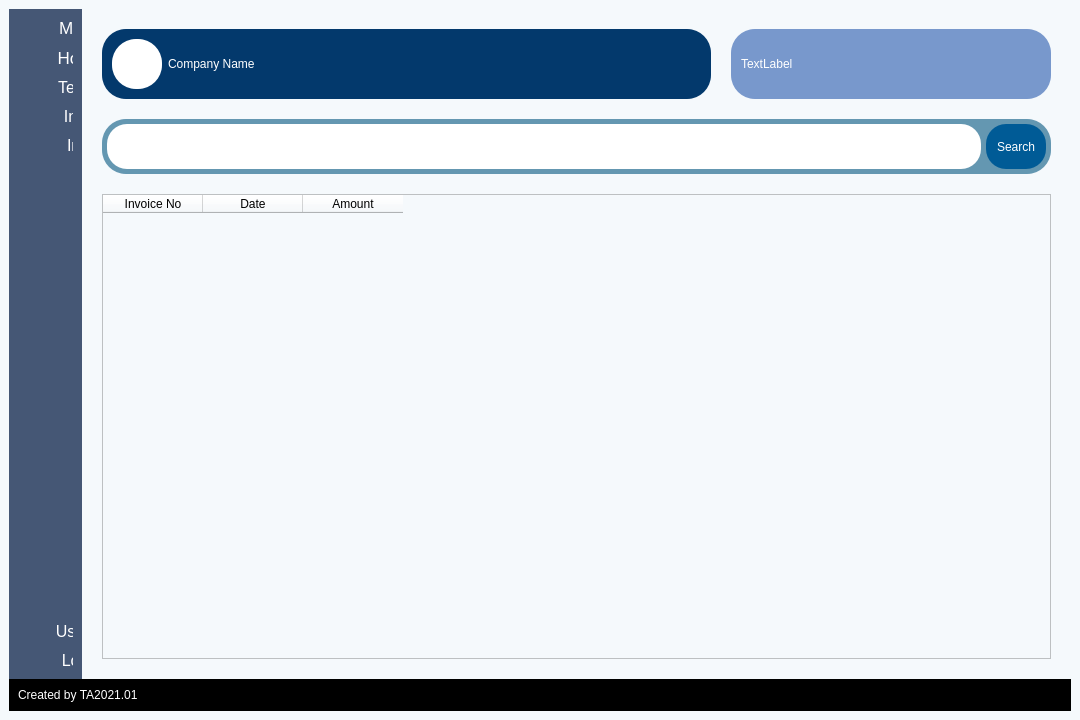
<?xml version="1.0" encoding="UTF-8"?>
<ui version="4.0">
 <class>MainWindow</class>
 <widget class="QMainWindow" name="MainWindow">
  <property name="geometry">
   <rect>
    <x>0</x>
    <y>0</y>
    <width>1080</width>
    <height>720</height>
   </rect>
  </property>
  <property name="windowTitle">
   <string>MainWindow</string>
  </property>
  <widget class="QWidget" name="centralwidget">
   <property name="styleSheet">
    <string notr="true">background-color: rgb(245, 249, 252);</string>
   </property>
   <layout class="QVBoxLayout" name="verticalLayout">
    <property name="spacing">
     <number>0</number>
    </property>
    <item>
     <layout class="QHBoxLayout" name="horizontalLayout">
      <property name="spacing">
       <number>20</number>
      </property>
      <item>
       <widget class="QWidget" name="leftbar" native="true">
        <property name="sizePolicy">
         <sizepolicy hsizetype="Fixed" vsizetype="Preferred">
          <horstretch>0</horstretch>
          <verstretch>0</verstretch>
         </sizepolicy>
        </property>
        <property name="styleSheet">
         <string notr="true">background-color: rgb(69, 87, 117);</string>
        </property>
        <layout class="QHBoxLayout" name="sidebar">
         <property name="spacing">
          <number>0</number>
         </property>
         <item>
          <widget class="QWidget" name="sidebar_ext" native="true">
           <property name="sizePolicy">
            <sizepolicy hsizetype="Preferred" vsizetype="Preferred">
             <horstretch>0</horstretch>
             <verstretch>0</verstretch>
            </sizepolicy>
           </property>
           <property name="minimumSize">
            <size>
             <width>0</width>
             <height>0</height>
            </size>
           </property>
           <property name="maximumSize">
            <size>
             <width>55</width>
             <height>16777215</height>
            </size>
           </property>
           <layout class="QVBoxLayout" name="verticalLayout_3">
            <property name="leftMargin">
             <number>0</number>
            </property>
            <property name="topMargin">
             <number>0</number>
            </property>
            <property name="rightMargin">
             <number>0</number>
            </property>
            <property name="bottomMargin">
             <number>0</number>
            </property>
            <item>
             <layout class="QVBoxLayout" name="sidebar_btn">
              <property name="spacing">
               <number>10</number>
              </property>
              <item>
               <widget class="QPushButton" name="menu">
                <property name="minimumSize">
                 <size>
                  <width>130</width>
                  <height>0</height>
                 </size>
                </property>
                <property name="font">
                 <font>
                  <pointsize>13</pointsize>
                 </font>
                </property>
                <property name="cursor">
                 <cursorShape>PointingHandCursor</cursorShape>
                </property>
                <property name="styleSheet">
                 <string notr="true">QPushButton#menu:hover {
	background-color: rgb(200, 200, 200);
}
QPushButton#menu{
	color: rgb(255, 255, 255);
	padding-left: -10px;
	border: none;
}</string>
                </property>
                <property name="text">
                 <string> Menu</string>
                </property>
                <property name="icon">
                 <iconset>
                  <normaloff>icon/menu.png</normaloff>icon/menu.png</iconset>
                </property>
                <property name="iconSize">
                 <size>
                  <width>40</width>
                  <height>40</height>
                 </size>
                </property>
               </widget>
              </item>
              <item>
               <widget class="QPushButton" name="home">
                <property name="minimumSize">
                 <size>
                  <width>130</width>
                  <height>0</height>
                 </size>
                </property>
                <property name="font">
                 <font>
                  <pointsize>13</pointsize>
                 </font>
                </property>
                <property name="styleSheet">
                 <string notr="true">QPushButton#home:hover {
	background-color: rgb(200, 200, 200);
}
QPushButton#home{
	color: rgb(255, 255, 255);
	padding-left: -10px;
	border: none;
}</string>
                </property>
                <property name="text">
                 <string> Home</string>
                </property>
                <property name="icon">
                 <iconset>
                  <normaloff>icon/home.png</normaloff>icon/home.png</iconset>
                </property>
                <property name="iconSize">
                 <size>
                  <width>40</width>
                  <height>40</height>
                 </size>
                </property>
               </widget>
              </item>
              <item>
               <widget class="QPushButton" name="temp">
                <property name="minimumSize">
                 <size>
                  <width>130</width>
                  <height>0</height>
                 </size>
                </property>
                <property name="font">
                 <font>
                  <pointsize>12</pointsize>
                 </font>
                </property>
                <property name="styleSheet">
                 <string notr="true">QPushButton#temp:hover {
	background-color: rgb(200, 200, 200);
}
QPushButton#temp{
	color: rgb(255, 255, 255);
	padding-left: -15px;
	border: none;
}

</string>
                </property>
                <property name="text">
                 <string> Temp</string>
                </property>
                <property name="icon">
                 <iconset>
                  <normaloff>icon/temp.png</normaloff>icon/temp.png</iconset>
                </property>
                <property name="iconSize">
                 <size>
                  <width>40</width>
                  <height>40</height>
                 </size>
                </property>
               </widget>
              </item>
              <item>
               <widget class="QPushButton" name="invoice">
                <property name="minimumSize">
                 <size>
                  <width>130</width>
                  <height>0</height>
                 </size>
                </property>
                <property name="font">
                 <font>
                  <pointsize>12</pointsize>
                 </font>
                </property>
                <property name="styleSheet">
                 <string notr="true">QPushButton#invoice:hover {
	background-color: rgb(200, 200, 200);
}
QPushButton#invoice{
	color: rgb(255, 255, 255);
	padding-left: 8px;
	border: none;
}</string>
                </property>
                <property name="text">
                 <string> Invoice</string>
                </property>
                <property name="icon">
                 <iconset>
                  <normaloff>icon/invoice.png</normaloff>icon/invoice.png</iconset>
                </property>
                <property name="iconSize">
                 <size>
                  <width>40</width>
                  <height>40</height>
                 </size>
                </property>
               </widget>
              </item>
              <item>
               <widget class="QPushButton" name="inventory">
                <property name="minimumSize">
                 <size>
                  <width>130</width>
                  <height>0</height>
                 </size>
                </property>
                <property name="font">
                 <font>
                  <pointsize>12</pointsize>
                 </font>
                </property>
                <property name="styleSheet">
                 <string notr="true">QPushButton#inventory:hover {
	background-color: rgb(200, 200, 200);
}
QPushButton#inventory{
	color: rgb(255, 255, 255);
	padding-left: 25px;
	border: none;
}</string>
                </property>
                <property name="text">
                 <string>  Inventory</string>
                </property>
                <property name="icon">
                 <iconset>
                  <normaloff>icon/inventory.png</normaloff>icon/inventory.png</iconset>
                </property>
                <property name="iconSize">
                 <size>
                  <width>40</width>
                  <height>40</height>
                 </size>
                </property>
               </widget>
              </item>
              <item>
               <widget class="QLabel" name="label">
                <property name="sizePolicy">
                 <sizepolicy hsizetype="Preferred" vsizetype="Preferred">
                  <horstretch>0</horstretch>
                  <verstretch>0</verstretch>
                 </sizepolicy>
                </property>
                <property name="minimumSize">
                 <size>
                  <width>0</width>
                  <height>0</height>
                 </size>
                </property>
                <property name="text">
                 <string/>
                </property>
               </widget>
              </item>
              <item>
               <widget class="QPushButton" name="user">
                <property name="minimumSize">
                 <size>
                  <width>130</width>
                  <height>0</height>
                 </size>
                </property>
                <property name="font">
                 <font>
                  <pointsize>12</pointsize>
                 </font>
                </property>
                <property name="styleSheet">
                 <string notr="true">QPushButton#user:hover {
	background-color: rgb(200, 200, 200);
}
QPushButton#user{
	color: rgb(255, 255, 255);
	padding-left: -25px;
	border: none;
}</string>
                </property>
                <property name="text">
                 <string> User</string>
                </property>
                <property name="icon">
                 <iconset>
                  <normaloff>icon/user.png</normaloff>icon/user.png</iconset>
                </property>
                <property name="iconSize">
                 <size>
                  <width>40</width>
                  <height>40</height>
                 </size>
                </property>
               </widget>
              </item>
              <item>
               <widget class="QPushButton" name="logout">
                <property name="minimumSize">
                 <size>
                  <width>130</width>
                  <height>0</height>
                 </size>
                </property>
                <property name="sizeIncrement">
                 <size>
                  <width>1</width>
                  <height>0</height>
                 </size>
                </property>
                <property name="font">
                 <font>
                  <pointsize>12</pointsize>
                 </font>
                </property>
                <property name="styleSheet">
                 <string notr="true">QPushButton#logout:hover {
	background-color: rgb(200, 200, 200);
}
QPushButton#logout{
	color: rgb(255, 255, 255);
	padding-left: 10px;
	border: none;
}</string>
                </property>
                <property name="text">
                 <string> Log Out</string>
                </property>
                <property name="icon">
                 <iconset>
                  <normaloff>icon/logout.png</normaloff>icon/logout.png</iconset>
                </property>
                <property name="iconSize">
                 <size>
                  <width>40</width>
                  <height>40</height>
                 </size>
                </property>
               </widget>
              </item>
             </layout>
            </item>
           </layout>
          </widget>
         </item>
        </layout>
       </widget>
      </item>
      <item>
       <layout class="QVBoxLayout" name="verticalLayout_2">
        <property name="spacing">
         <number>20</number>
        </property>
        <property name="topMargin">
         <number>20</number>
        </property>
        <property name="rightMargin">
         <number>20</number>
        </property>
        <property name="bottomMargin">
         <number>20</number>
        </property>
        <item>
         <layout class="QHBoxLayout" name="horizontalLayout_2">
          <property name="spacing">
           <number>20</number>
          </property>
          <property name="leftMargin">
           <number>0</number>
          </property>
          <property name="topMargin">
           <number>0</number>
          </property>
          <item>
           <widget class="QWidget" name="horizontalWidget_5" native="true">
            <property name="styleSheet">
             <string notr="true">background-color: rgb(3,57,108);
color: rgb(255, 255, 255);
border-radius: 24px;</string>
            </property>
            <layout class="QHBoxLayout" name="company">
             <property name="leftMargin">
              <number>10</number>
             </property>
             <property name="topMargin">
              <number>10</number>
             </property>
             <property name="rightMargin">
              <number>10</number>
             </property>
             <property name="bottomMargin">
              <number>10</number>
             </property>
             <item>
              <widget class="QLabel" name="company_logo">
               <property name="minimumSize">
                <size>
                 <width>50</width>
                 <height>0</height>
                </size>
               </property>
               <property name="styleSheet">
                <string notr="true">background-color: rgb(255, 255, 255);</string>
               </property>
               <property name="text">
                <string>Logo</string>
               </property>
               <property name="alignment">
                <set>Qt::AlignCenter</set>
               </property>
              </widget>
             </item>
             <item>
              <widget class="QLabel" name="label_3">
               <property name="sizePolicy">
                <sizepolicy hsizetype="Expanding" vsizetype="Minimum">
                 <horstretch>0</horstretch>
                 <verstretch>0</verstretch>
                </sizepolicy>
               </property>
               <property name="minimumSize">
                <size>
                 <width>0</width>
                 <height>50</height>
                </size>
               </property>
               <property name="text">
                <string>Company Name</string>
               </property>
              </widget>
             </item>
            </layout>
           </widget>
          </item>
          <item>
           <widget class="QWidget" name="waktu" native="true">
            <property name="minimumSize">
             <size>
              <width>320</width>
              <height>0</height>
             </size>
            </property>
            <property name="styleSheet">
             <string notr="true">background-color: rgb(120,152,204);
color: rgb(255, 255, 255);
border-radius: 24px;</string>
            </property>
            <layout class="QHBoxLayout" name="horizontalLayout_5">
             <property name="leftMargin">
              <number>10</number>
             </property>
             <property name="topMargin">
              <number>10</number>
             </property>
             <property name="rightMargin">
              <number>10</number>
             </property>
             <property name="bottomMargin">
              <number>10</number>
             </property>
             <item>
              <widget class="QLabel" name="clock">
               <property name="sizePolicy">
                <sizepolicy hsizetype="Preferred" vsizetype="Minimum">
                 <horstretch>0</horstretch>
                 <verstretch>0</verstretch>
                </sizepolicy>
               </property>
               <property name="minimumSize">
                <size>
                 <width>0</width>
                 <height>50</height>
                </size>
               </property>
               <property name="autoFillBackground">
                <bool>false</bool>
               </property>
               <property name="styleSheet">
                <string notr="true"/>
               </property>
               <property name="text">
                <string>TextLabel</string>
               </property>
              </widget>
             </item>
            </layout>
           </widget>
          </item>
         </layout>
        </item>
        <item>
         <widget class="QFrame" name="data_func">
          <property name="minimumSize">
           <size>
            <width>640</width>
            <height>55</height>
           </size>
          </property>
          <property name="maximumSize">
           <size>
            <width>16777215</width>
            <height>55</height>
           </size>
          </property>
          <property name="styleSheet">
           <string notr="true">background-color: rgb(100,151,177);
border-radius: 24px;</string>
          </property>
          <property name="frameShape">
           <enum>QFrame::StyledPanel</enum>
          </property>
          <property name="frameShadow">
           <enum>QFrame::Raised</enum>
          </property>
          <layout class="QHBoxLayout" name="horizontalLayout_3">
           <property name="spacing">
            <number>5</number>
           </property>
           <property name="leftMargin">
            <number>5</number>
           </property>
           <property name="topMargin">
            <number>5</number>
           </property>
           <property name="rightMargin">
            <number>5</number>
           </property>
           <property name="bottomMargin">
            <number>5</number>
           </property>
           <item>
            <widget class="QWidget" name="horizontalWidget" native="true">
             <property name="styleSheet">
              <string notr="true">background-color: rgb(255, 255, 255);
color: rgb(1,31,75);
border-radius: 20px;</string>
             </property>
             <layout class="QHBoxLayout" name="horizontalLayout_8">
              <item>
               <widget class="QLineEdit" name="searchbar">
                <property name="sizePolicy">
                 <sizepolicy hsizetype="Expanding" vsizetype="Fixed">
                  <horstretch>0</horstretch>
                  <verstretch>0</verstretch>
                 </sizepolicy>
                </property>
                <property name="font">
                 <font>
                  <pointsize>10</pointsize>
                 </font>
                </property>
                <property name="styleSheet">
                 <string notr="true">background-color: rgb(255, 255, 255);
color: rgb(1,31,75);
border-radius: 20px;</string>
                </property>
               </widget>
              </item>
             </layout>
            </widget>
           </item>
           <item>
            <widget class="QPushButton" name="btn_add">
             <property name="sizePolicy">
              <sizepolicy hsizetype="Preferred" vsizetype="Fixed">
               <horstretch>0</horstretch>
               <verstretch>0</verstretch>
              </sizepolicy>
             </property>
             <property name="minimumSize">
              <size>
               <width>60</width>
               <height>45</height>
              </size>
             </property>
             <property name="styleSheet">
              <string notr="true">QPushButton#btn_add{
	background-color: rgb(0,91,150);
	color: rgb(255, 255, 255);
	border-radius: 20px;
}

QPushButton#btn_add:hover {
	background-color: rgb(179,205,224);
	color: rgb(1,31,75);
}

QPushButton#btn_add:pressed {
    background-color: rgb(1,31,75); 
	color: rgb(255, 255, 255);
}  </string>
             </property>
             <property name="text">
              <string>Search</string>
             </property>
            </widget>
           </item>
          </layout>
         </widget>
        </item>
        <item>
         <widget class="QTableWidget" name="data_item">
          <column>
           <property name="text">
            <string>Invoice No</string>
           </property>
          </column>
          <column>
           <property name="text">
            <string>Date</string>
           </property>
          </column>
          <column>
           <property name="text">
            <string>Amount</string>
           </property>
          </column>
         </widget>
        </item>
       </layout>
      </item>
     </layout>
    </item>
    <item>
     <widget class="QWidget" name="widget_2" native="true">
      <property name="styleSheet">
       <string notr="true">background-color: rgb(0, 0, 0);
color: rgb(255, 255, 255);</string>
      </property>
      <layout class="QHBoxLayout" name="horizontalLayout_6">
       <item>
        <widget class="QLabel" name="credit">
         <property name="sizePolicy">
          <sizepolicy hsizetype="Preferred" vsizetype="Fixed">
           <horstretch>0</horstretch>
           <verstretch>0</verstretch>
          </sizepolicy>
         </property>
         <property name="text">
          <string>Created by TA2021.01</string>
         </property>
        </widget>
       </item>
      </layout>
     </widget>
    </item>
   </layout>
  </widget>
 </widget>
 <resources>
  <include location="icon/icons.qrc"/>
 </resources>
 <connections/>
</ui>
